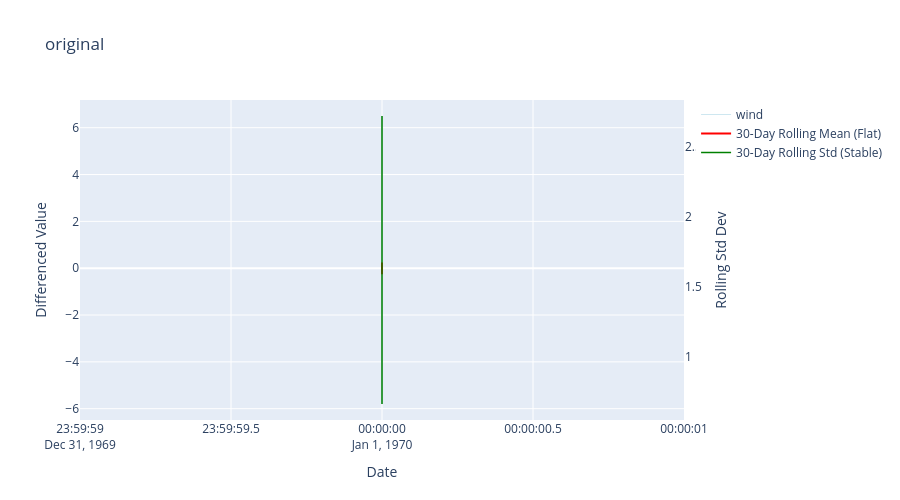

The notebook cell saved with this chart:
### Code cell
window_size = 30
rolling_mean_stat = wind_result_diff.rolling(window=window_size).mean()
rolling_std_stat = wind_result_diff.rolling(window=window_size).std()


fig = go.Figure()


# - Raw Differenced Data (Looks like random noise bouncing around zero)
fig.add_trace(go.Scatter(
    x=wind_result_diff.index, y=wind_result_diff, 
    name='wind', 
    line=dict(color='lightblue', width=1), opacity=0.6
))

# - Rolling Mean (Should look like a flat line near zero)
fig.add_trace(go.Scatter(
    x=rolling_mean_stat.index, y=rolling_mean_stat, 
    name='30-Day Rolling Mean (Flat)', 
    line=dict(color='red', width=2)
))

# - Rolling Standard Deviation (Should stay relatively stable and flat)
fig.add_trace(go.Scatter(
    x=rolling_std_stat.index, y=rolling_std_stat, 
    name='30-Day Rolling Std (Stable)', 
    line=dict(color='green', width=1.5), yaxis='y2'
))

# Layout configuration showing flat, stable bounds
fig.update_layout(
    title_text="original",
    xaxis_title="Date",
    yaxis_title="Differenced Value",
    yaxis2=dict(
        title="Rolling Std Dev",
        overlaying='y',
        side='right',
        showgrid=False
    ),
    hovermode="x unified",
    height=500
)

fig.show()

### Figure 1 — Plotly figure (JSON) as saved in the notebook; plotly's stock layout.template omitted (floating-point values rounded to 4 significant figures; data arrays with more than 128 entries replaced by an {"elided": "..."} marker saying what was removed)
{"data": [{"line": {"color": "lightblue", "width": 1}, "name": "wind", "opacity": 0.6, "type": "scatter", "x": {"elided": "1460 str values"}, "y": {"elided": "1460 float values"}}, {"line": {"color": "red", "width": 2}, "name": "30-Day Rolling Mean (Flat)", "type": "scatter", "x": {"elided": "1460 str values"}, "y": {"elided": "1460 float values"}}, {"line": {"color": "green", "width": 1.5}, "name": "30-Day Rolling Std (Stable)", "type": "scatter", "x": {"elided": "1460 str values"}, "y": {"elided": "1460 float values"}, "yaxis": "y2"}], "layout": {"height": 500, "hovermode": "x unified", "title": {"text": "original"}, "xaxis": {"title": {"text": "Date"}}, "yaxis": {"title": {"text": "Differenced Value"}}, "yaxis2": {"overlaying": "y", "showgrid": false, "side": "right", "title": {"text": "Rolling Std Dev"}}}}
